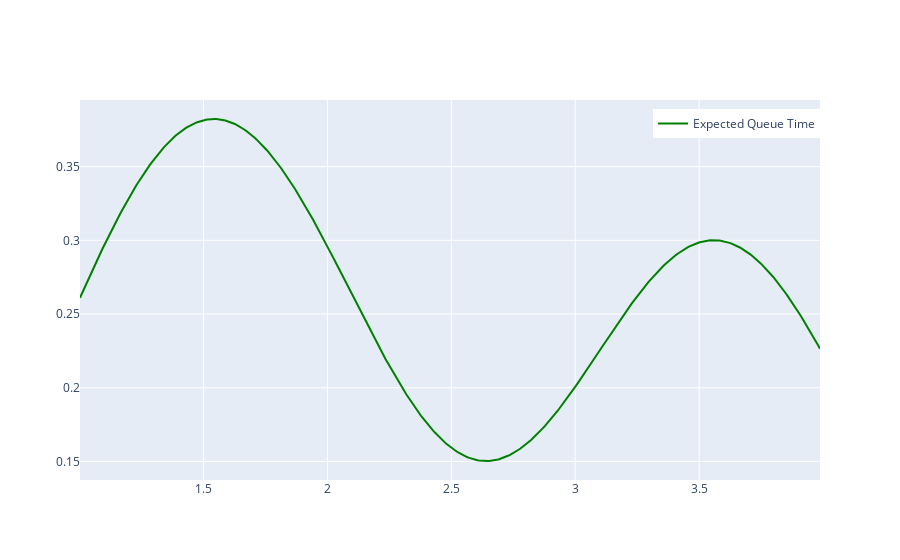

Source (notebook cell):
### Code cell
# Group data together
hist_data = [queue_time_sol]
colors=['green']
group_labels = ['Expected Queue Time']

# Create distplot with custom bin_size
fig = ff.create_distplot(hist_data, group_labels, show_hist=False, show_rug=False,colors=colors)
fig.update_layout(legend=dict(
    orientation="h",
    yanchor="bottom",
    y=0.9,
    xanchor="right",
    x=1
))
fig.show()

### Figure 1 — Plotly figure (JSON) as saved in the notebook; plotly's stock layout.template omitted (floating-point values rounded to 4 significant figures; data arrays with more than 128 entries replaced by an {"elided": "..."} marker saying what was removed)
{"data": [{"legendgroup": "Expected Queue Time", "marker": {"color": "green"}, "mode": "lines", "name": "Expected Queue Time", "showlegend": true, "type": "scatter", "x": {"elided": "500 float values"}, "xaxis": "x", "y": {"elided": "500 float values"}, "yaxis": "y"}], "layout": {"barmode": "overlay", "hovermode": "closest", "legend": {"orientation": "h", "traceorder": "reversed", "x": 1, "xanchor": "right", "y": 0.9, "yanchor": "bottom"}, "xaxis": {"anchor": "y2", "domain": [0, 1], "zeroline": false}, "yaxis": {"anchor": "free", "domain": [0, 1], "position": 0}}}
